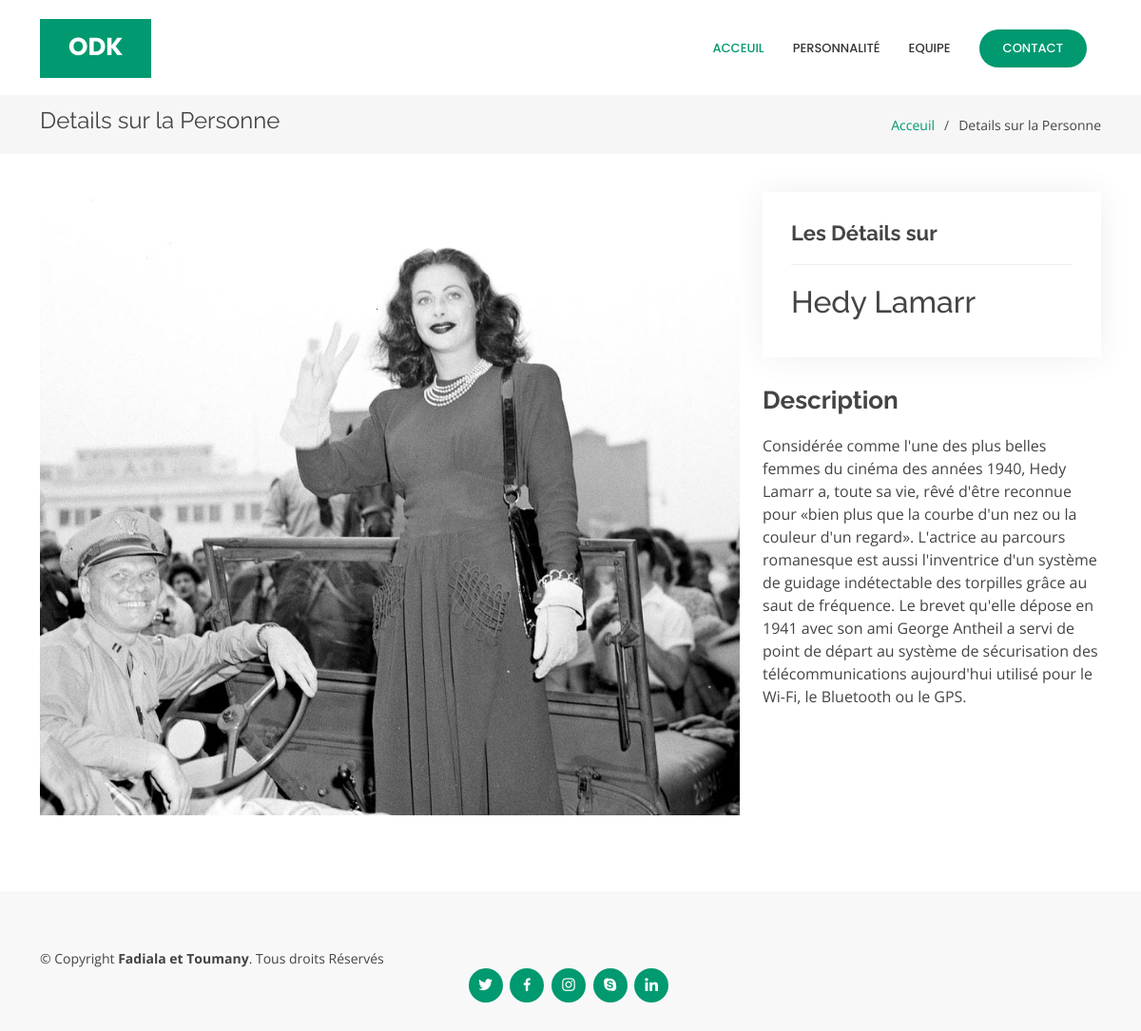
Screenshot of /vetrine/details.php?id=1 with the database file from the repository.
### tables this page shows
CREATE TABLE `personnages` (
  `id` int(11) NOT NULL,
  `nom_complet` varchar(255) NOT NULL,
  `nom_image` varchar(255) NOT NULL,
  `historique` text NOT NULL
);

### vetrine/details.php (the view, shortened to what this page needs)
<?php
    $resultat=require_once("connect.php");
    $id = $_GET['id'];
    $req=$pdo->prepare("SELECT * FROM personnages WHERE id=$id");
    $req->execute();
    $test=$req->fetch();
?>
<!DOCTYPE html>
<html lang="fr">
<head>
  <link href="assets/vendor/aos/aos.css" rel="stylesheet">
  <link href="assets/vendor/bootstrap/css/bootstrap.min.css" rel="stylesheet">
  <link href="assets/vendor/bootstrap-icons/bootstrap-icons.css" rel="stylesheet">
  <link href="assets/vendor/boxicons/css/boxicons.min.css" rel="stylesheet">
  <link href="assets/vendor/glightbox/css/glightbox.min.css" rel="stylesheet">
  <link href="assets/vendor/remixicon/remixicon.css" rel="stylesheet">
  <link href="assets/vendor/swiper/swiper-bundle.min.css" rel="stylesheet">
  <link href="assets/css/style.css" rel="stylesheet">
</head>
<body>
  <header id="header" class="fixed-top d-flex align-items-center">
    <div class="container">
      <div class="header-container d-flex align-items-center justify-content-between">
        <div class="logo">
          <h1 class="text-light"><a href="index.php"><span>ODK</span></a></h1>
        </div>
        <nav id="navbar" class="navbar">
          <ul>
            <li><a class="nav-link scrollto active" href="index.php">Acceuil</a></li>
            <li><a class="nav-link scrollto " href="index.php">Personnalité</a></li>
            <li><a class="nav-link scrollto" href="index.php">Equipe</a></li>
            <li><a class="getstarted scrollto " href="index.php">Contact</a></li>
        </nav>
      </div>
    </div>
  </header>
  <main id="main">
    <section id="breadcrumbs" class="breadcrumbs">
      <div class="container">
        <div class="d-flex justify-content-between align-items-center">
          <h2>Details sur la Personne</h2>
          <ol>
            <li><a href="index.php">Acceuil</a></li>
            <li>Details sur la Personne</li>
          </ol>
        </div>
      </div>
    </section>
    <section id="portfolio-details" class="portfolio-details">
      <div class="container">
        <div class="row gy-4">
          <div class="col-lg-8">
            <div class="portfolio-details-slider swiper">
              <div class="swiper-wrapper align-items-center">
                <div class="swiper-slide">
                  <img src="<?=$test['nom_image']?>" alt="">
                </div>
          </div>
          </div>
          </div>
          <div class="col-lg-4">
            <div class="portfolio-info">
            <h3>Les Détails sur</h3>
            <h2><?= $test['nom_complet'];?></h2>
            </div>
            <div class="portfolio-description">
              <h2>Description</h2>
              <p>
              <?= $test['historique'];?>
              </p>
            </div>
          </div>
        </div>
      </div>
    </section>
  </main>
  <footer id="footer">
    <div class="footer-top">
      <div class="container">
        <div class="row">
      <div class="me-md-auto text-center text-md-start">
        <div class="me-md-auto text-center text-md-start">
          <div class="copyright">
            &copy; Copyright <strong><span>Fadiala et Toumany</span></strong>. Tous droits Réservés
          </div>
      </div>
      <div class="social-links text-center text-md-right pt-3 pt-md-0">
        <a href="#" class="twitter"><i class="bx bxl-twitter"></i></a>
        <a href="#" class="facebook"><i class="bx bxl-facebook"></i></a>
        <a href="#" class="instagram"><i class="bx bxl-instagram"></i></a>
        <a href="#" class="google-plus"><i class="bx bxl-skype"></i></a>
        <a href="#" class="linkedin"><i class="bx bxl-linkedin"></i></a>
      </div>
    </div>
  </footer>
</body>
</html>

### vetrine/assets/css/style.css (style rules this page uses)
body { font-family: "Open Sans", sans-serif; color: #444444; }
a { color: #009970; text-decoration: none; }
h1, h2, h3, h4, h5, h6 { font-family: "Raleway", sans-serif; }
#header { transition: all 0.5s; z-index: 997; transition: all 0.5s; top: 20px; }
#header .header-container { background: #fff; }
#header .logo { overflow: hidden; padding: 16px 30px 12px 30px; background: #009970; }
#header .logo h1 { font-size: 26px; padding: 0; line-height: 1; font-weight: 700; font-family: "Poppins", sans-serif; }
#header .logo h1 a, #header .logo h1 a:hover { color: #fff; text-decoration: none; }
.navbar { padding: 0; }
.navbar ul { margin: 0; padding: 0; display: flex; list-style: none; align-items: center; }
.navbar li { position: relative; }
.navbar a, .navbar a:focus { display: flex; align-items: center; justify-content: space-between; padding: 10px 0 10px 30px; color: #36343a; transition: 0.3s; font-size: 13px; font-weight: 500; text-transform: uppercase; font-family: "Poppins", sans-serif; white-space: nowrap; transition: 0.3s; }
.navbar a:hover, .navbar .active, .navbar .active:focus, .navbar li:hover > a { color: #009970; }
.navbar .getstarted, .navbar .getstarted:focus { background: #009970; padding: 10px 25px; margin-left: 30px; margin-right: 15px; border-radius: 50px; color: #fff; }
section { padding: 60px 0; overflow: hidden; }
.portfolio-details { padding-top: 40px; }
.portfolio-details .portfolio-details-slider img { width: 100%; }
.portfolio-details .portfolio-info { padding: 30px; box-shadow: 0px 0 30px rgba(54, 52, 58, 0.08); }
.portfolio-details .portfolio-info h3 { font-size: 22px; font-weight: 700; margin-bottom: 20px; padding-bottom: 20px; border-bottom: 1px solid #eee; }
.portfolio-details .portfolio-description { padding-top: 30px; }
.portfolio-details .portfolio-description h2 { font-size: 26px; font-weight: 700; margin-bottom: 20px; }
.portfolio-details .portfolio-description p { padding: 0; }
.breadcrumbs { padding: 15px 0; background: #f6f6f7; margin-top: 100px; }
.breadcrumbs h2 { font-size: 24px; line-height: 1; font-weight: 400; }
.breadcrumbs ol { display: flex; flex-wrap: wrap; list-style: none; padding: 0; margin: 0; font-size: 14px; }
.breadcrumbs ol li + li { padding-left: 10px; }
.breadcrumbs ol li + li::before { display: inline-block; padding-right: 10px; color: #4f4c55; content: "/"; }
#footer { color: #444444; font-size: 14px; background: #f1f0f2; }
#footer .footer-top { padding: 60px 0 30px 0; background: #f9f8f9; }
#footer .social-links a { font-size: 18px; display: inline-block; background: #009970; color: #fff; line-height: 1; padding: 8px 0; margin-right: 4px; border-radius: 50%; text-align: center; width: 36px; height: 36px; transition: 0.3s; }

### rows the page displays
personnages: nom_image (picture), nom_complet "Hedy Lamarr", historique "Considérée comme l'une des plus belles femmes du cinéma des années 1940, Hedy Lamarr a, toute sa vie, rêvé d'être reconnue pour «bien plus que la courbe d'un nez ou la couleur d'un regard». L'actrice au parcours romanesque est aussi l'inventrice d'un système de guidage indétectable des torpilles grâce au saut de fréquence. Le brevet qu'elle dépose en 1941 avec son ami George Antheil a servi de point de départ au système de sécurisation des télécommunications aujourd'hui utilisé pour le Wi-Fi, le Bluetooth ou le GPS."
